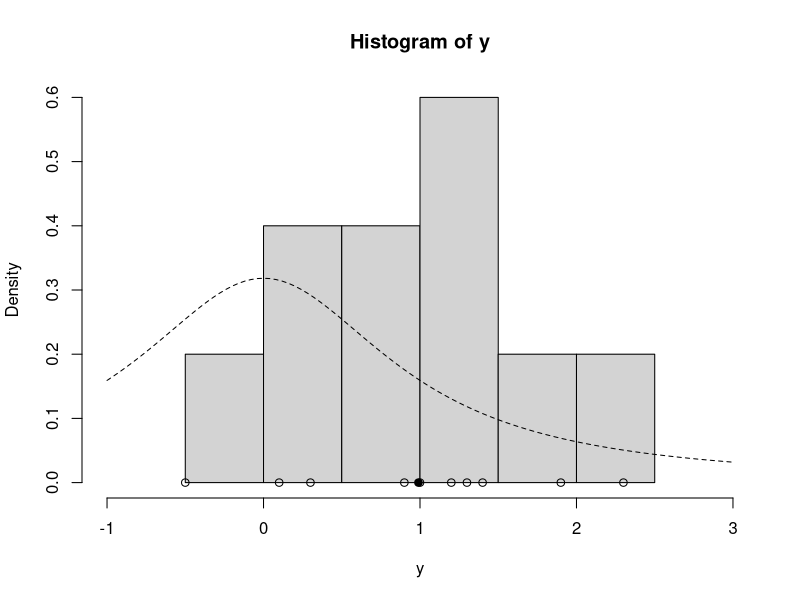
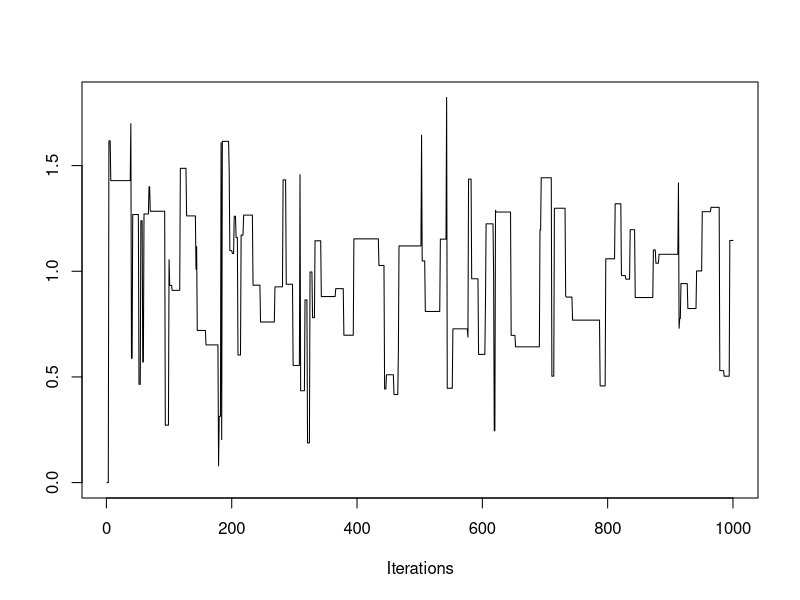
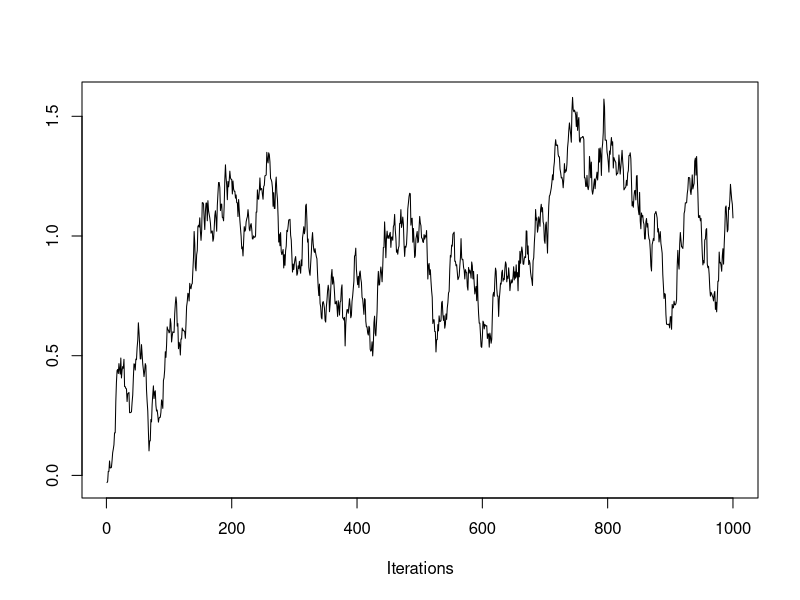
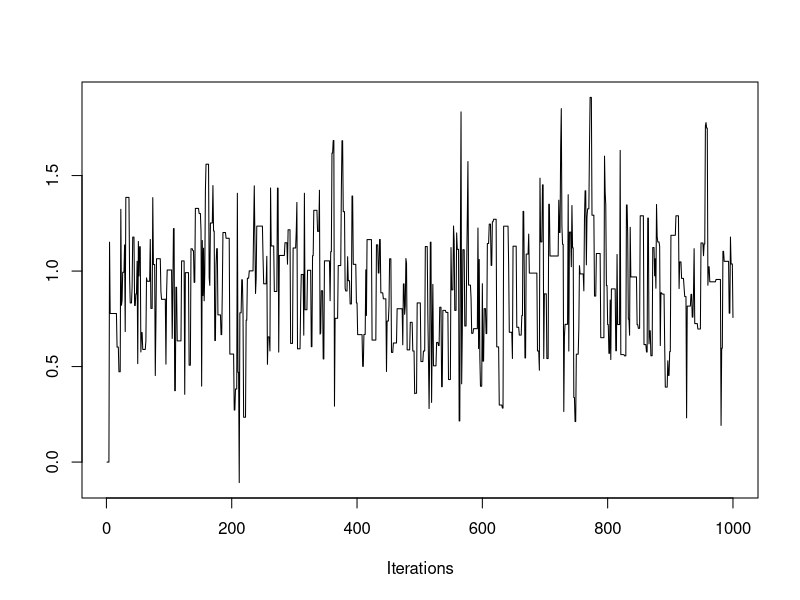
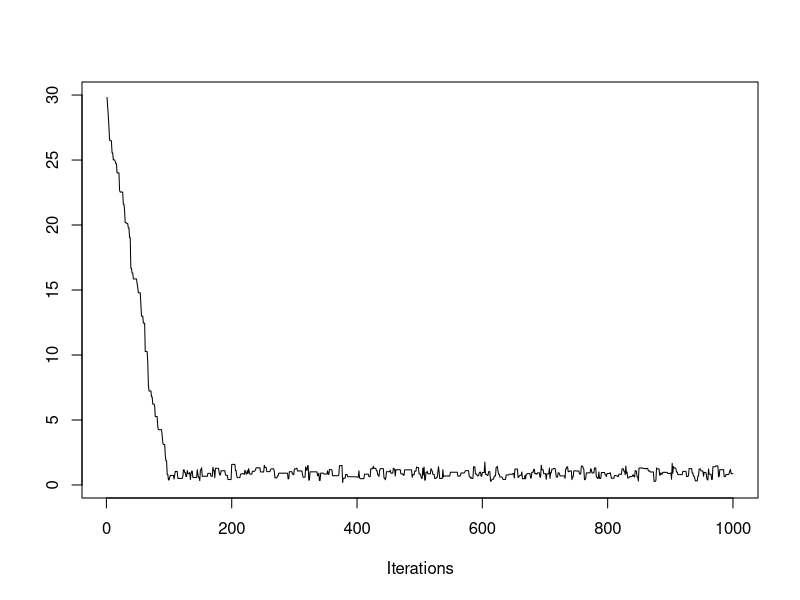
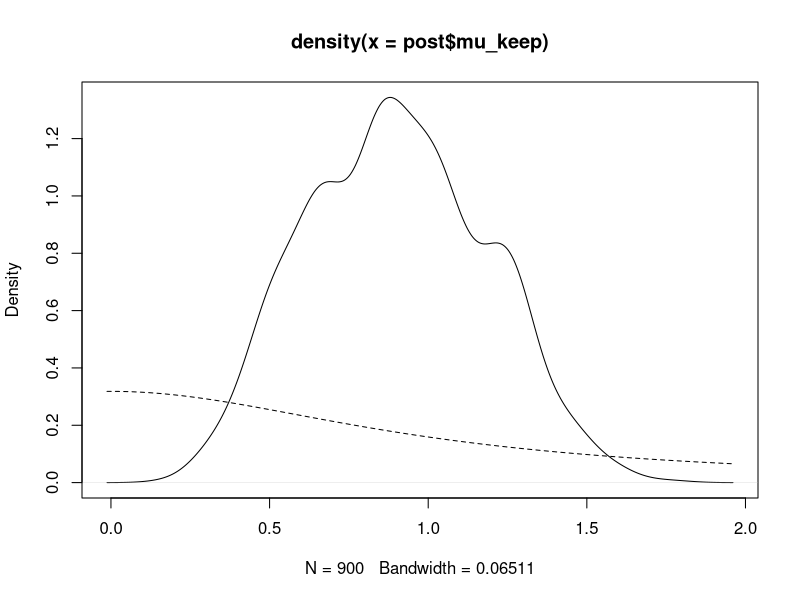

These figures' R source, in order:
## ---- chunk 1
knitr::opts_chunk$set(echo = TRUE)

library(coda)
## ---- chunk 2
lg <- function(ybar, n, mu){
  mu2 <- mu^2
  n*(ybar*mu - mu2/2) - log(1 + mu2)
}

## ---- chunk 3
mh <- function(n, ybar, n_iter, mu_init, cand_sd) {
  mu_out <- numeric(n_iter)
  accpt <- 0
  mu_now <- mu_init
  lg_now <- lg(mu=mu_now, n=n, ybar=ybar)
  
  for (i in 1:n_iter) {
    mu_cand <- rnorm(1, mean=mu_now, sd=cand_sd)
    
    lg_cand <- lg(mu=mu_cand, n=n, ybar=ybar)
    lalpha <- lg_cand - lg_now
    alpha <- exp(lalpha)
    
    u <- runif(1)
    if (u < alpha){
      mu_now <- mu_cand
      accpt <- accpt + 1
      lg_now <- lg_cand
    }
    
    mu_out[i] = mu_now
  }
  
  list(mu=mu_out, accpt=accpt/n_iter)
}


## ---- chunk 4
y = c(1.2, 1.4, -0.5, 0.3, 0.9, 2.3, 1.0, 0.1, 1.3, 1.9)

ybar = mean(y)
n = length(y)
## ---- chunk 5
hist(y, freq=FALSE, xlim=c(-1.0, 3.0))
points(y, rep(0.0, n))
points(ybar, 0.0, pch=19)
curve(dt(x, df=1), lty=2, add=TRUE)
## ---- chunk 6
set.seed(42)
post <- mh(n=n, ybar=ybar, n_iter=1e3, mu_init = 0.0, cand_sd = 3.0)

str(post)
## ---- chunk 7
traceplot(as.mcmc(post$mu))

## ---- chunk 8
post <- mh(n=n, ybar=ybar, n_iter=1e3, mu_init = 0.0, cand_sd = 0.05)

traceplot(as.mcmc(post$mu))

## ---- chunk 9
post <- mh(n=n, ybar=ybar, n_iter=1e3, mu_init = 0.0, cand_sd = 0.9)

traceplot(as.mcmc(post$mu))

## ---- chunk 10
post <- mh(n=n, ybar=ybar, n_iter=1e3, mu_init = 30, cand_sd = 0.9)

traceplot(as.mcmc(post$mu))

## ---- chunk 11
post$mu_keep = post$mu[-c(1:100)]

plot(density(post$mu_keep))
curve(dt(x, df=1), lty=2, add=TRUE)
